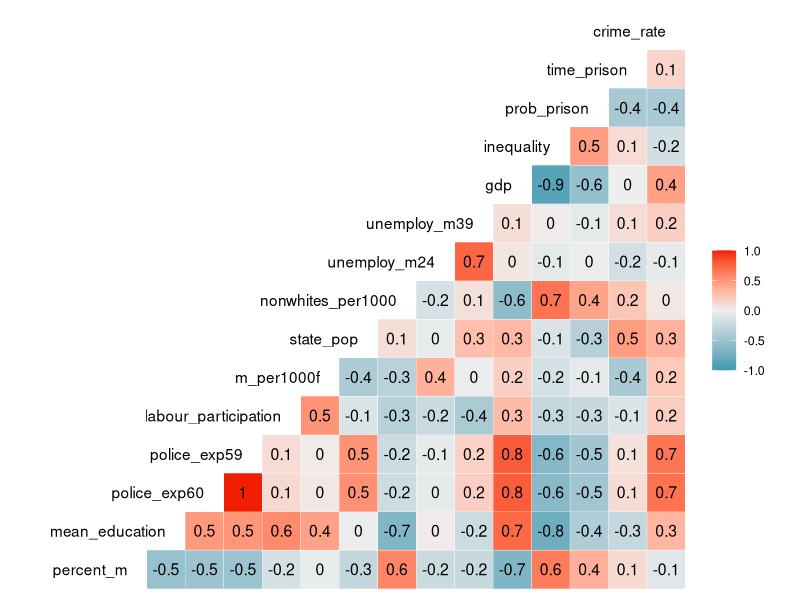
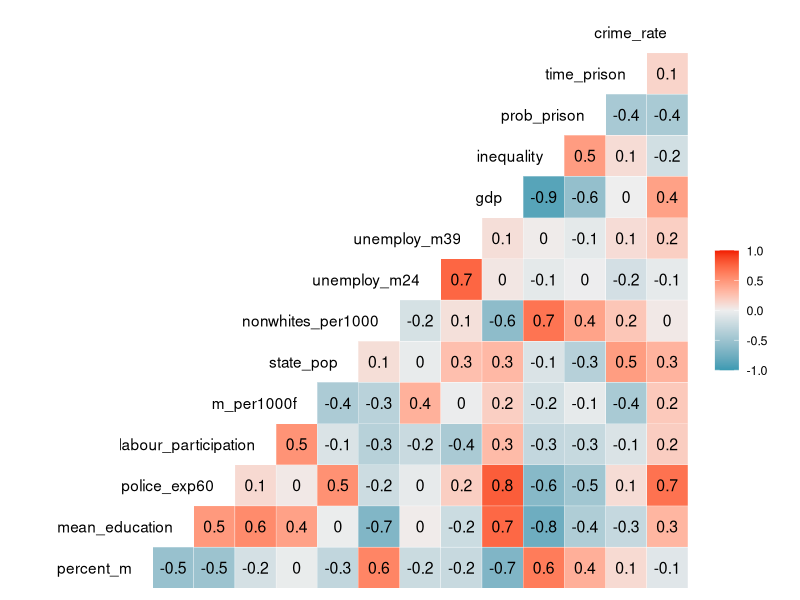
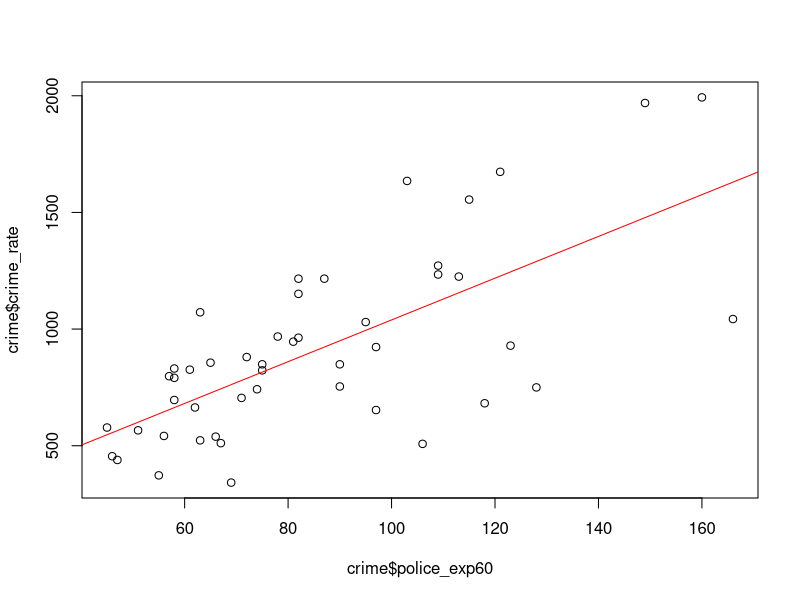
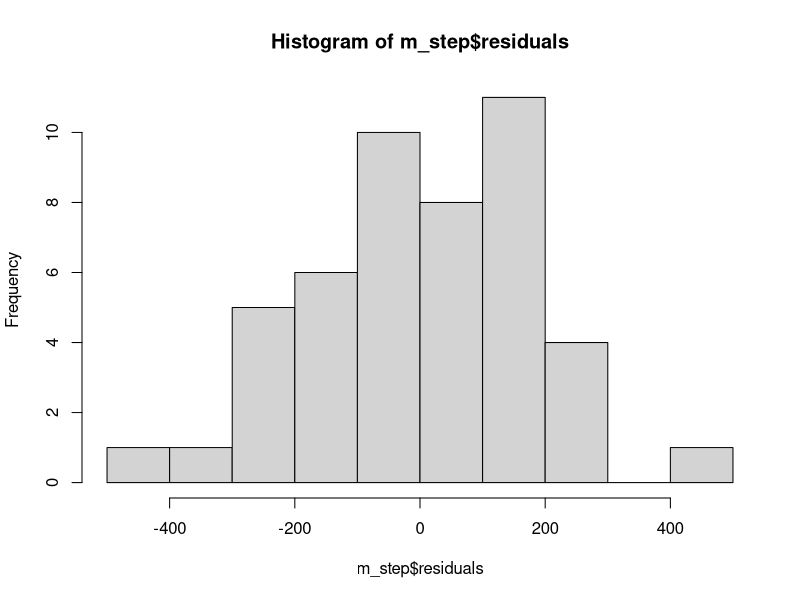
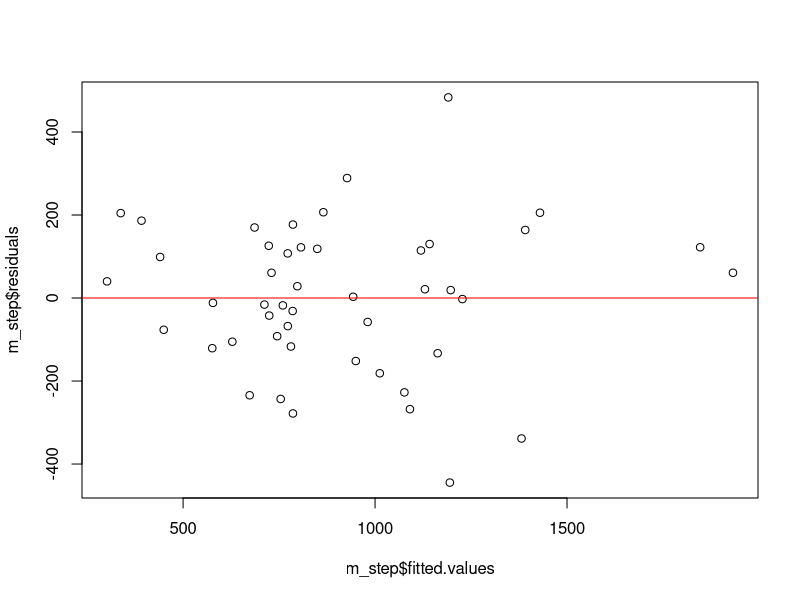

R code for these plots, in order:
## ---- chunk 1
knitr::opts_chunk$set(echo = TRUE)
## ---- chunk 2
library(GGally)
library(lmtest)
library(car)
library(dplyr)
library(MLmetrics)
## ---- chunk 3
crime <- read.csv("Data Input/crime.csv")
## ---- chunk 4
glimpse(crime)
## ---- chunk 5
crime <- crime %>% 
  mutate(is_south = as.factor(is_south))
glimpse(crime)
## ---- chunk 6
sum(is.na(crime))
## ---- chunk 7
ggcorr(crime, label = TRUE, hjust = 1, layout.exp = 2)
## ---- chunk 8
crime <- crime %>% 
  select(-police_exp59)

ggcorr(crime, label = TRUE, hjust = 1, layout.exp = 2)
## ---- chunk 9
m1 <- lm(crime_rate~police_exp60, crime)
m1
## ---- chunk 10
summary(m1)
## ---- chunk 11
plot(crime$police_exp60, crime$crime_rate)
abline(m1$coefficients[1],m1$coefficients[2], col="red")
## ---- chunk 12
m2 <- lm(crime_rate ~ ., crime)
m2
## ---- chunk 13
summary(m2)
## ---- chunk 14
m_step <- step(m2, direction = "backward")
m_step
## ---- chunk 15
summary(m_step)
## ---- chunk 16
data_eval <- data.frame(aktual = crime$crime_rate, pred_m1 = m1$fitted.values, pred_m_step = m_step$fitted.values)
## ---- chunk 17
MAE(y_pred = data_eval$pred_m1 , y_true = data_eval$aktual)
## ---- chunk 18
MAE(y_pred = data_eval$pred_m_step , y_true = data_eval$aktual)
## ---- chunk 19
range(crime$crime_rate)
## ---- chunk 20
MAPE(y_pred = data_eval$pred_m1 , y_true = data_eval$aktual)*100
## ---- chunk 21
MAPE(y_pred = data_eval$pred_m_step , y_true = data_eval$aktual)*100
## ---- chunk 22
MSE(y_pred = data_eval$pred_m1 , y_true = data_eval$aktual)
## ---- chunk 23
MSE(y_pred = data_eval$pred_m_step , y_true = data_eval$aktual)
## ---- chunk 24
RMSE(y_pred = data_eval$pred_m1 , y_true = data_eval$aktual)
## ---- chunk 25
RMSE(y_pred = data_eval$pred_m_step , y_true = data_eval$aktual)
## ---- chunk 26
hist(m_step$residuals)
## ---- chunk 27
shapiro.test(m_step$residuals)
## ---- chunk 28
plot(m_step$fitted.values, m_step$residuals)
abline(h=0, col="red")
## ---- chunk 29
bptest(m_step)
## ---- chunk 30
vif(m_step)
## ---- chunk 31
summary(m_step)$call
